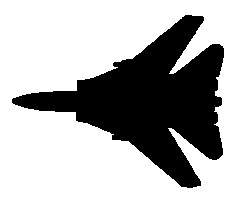
#> input picture Images/Chapter8/Input/f14.png, 242 x 203 px
$ python AngularFourierDescriptors.py
#> lines starting #> are read from the running program, lines starting #| are printed output that depends on the picture; after the words box and inside, x2 and y2 are one past the last pixel; in counts of white or black regions, pixels touching at a corner belong together
### Modules/ImageUtilities.py
'''
Feature Extraction and Image Processing
Mark S. Nixon & Alberto S. Aguado
http://www.southampton.ac.uk/~msn/book/
ImageUtilities: Helper module to support image read, create, show and write
                Uses PIL and numpy to work with arrays containing image data
'''

# Image load by using PIL
from PIL import Image

# Array to store image data
from numpy import array, zeros, amax, amin, clip

# Show an image
from matplotlib.pyplot import imshow
import matplotlib.pyplot as plt

# Read an image returning an array with 3 color components
# [18 lines left out: functions imageReadRGB, imageReadRGBF, not called in this run]

# Read an image returning an array with 1 component
def imageReadL(fileName):
    inputImage = Image.open(fileName)
#> inputImage is the input picture: PIL image 242x203 RGBA; mean R, G, B, A 176.4, 176.4, 176.4, 255
    width, height = inputImage.size

    inputArray = array(inputImage)
    outputArray = zeros((height, width), dtype='uint8')

    # Combine pixel values, for each row and column
    for y in range(0, height):
        for x in range(0, width):
            rgb = inputArray[y,x]
            outputArray[y,x] = (int(rgb[0]) + int(rgb[1]) + int(rgb[2])) / 3
#> outputArray: shape (203, 242); 69.2% white; 1 black region, box (x1, y1, x2, y2) and area: (12, 15, 224, 188) 15136

    return outputArray, width, height

# Save a image containing float as a gray level image
# [37 lines left out: functions imageSaveF, imageSaveL, imageSaveRGB, createImageRGB, not called in this run]

# Create a zero array with a color components
def createImageL(width, height):
    outputArray = zeros((height, width), dtype='uint8')

    return outputArray

# Create a zero array two float components
# [10 lines left out: functions createImageUV, createImage2I, not called in this run]

# Create a zero array with float components
def createImageF(width, height, numComponents = 1):
    if numComponents == 1:
        outputArray = zeros((height, width), dtype='float')
    else:
        outputArray = zeros((height, width, numComponents), dtype='float')

    return outputArray

# Create a multidimensional dimensional array
# [65 lines left out: functions createImageNF, createImageFromDataF, createScaleImageL, scaleImageL, createVectorFromDataF, not called in this run]

# Create a 1D array of floats
def createVectorF(width):
    outputArray = zeros(width, dtype='float')

    return outputArray

# Create a 1D array of integers
# [10 lines left out: functions createVectorI, showImageRGB, not called in this run]

# Show an array containing image data
def showImageL(image):
    # Create output and show
    outputImage = Image.fromarray(image, 'L')
    outputImage.show()

# Show an array containing image data
# [76 lines left out: functions showImageF, plotImageRGB, plotImageRGBF, plotImageL, plotImageF, not called in this run]

### Modules/ImageRegionsUtilities.py
'''
Feature Extraction and Image Processing
Mark S. Nixon & Alberto S. Aguado
http://www.southampton.ac.uk/~msn/book/
ImageRegionUtilities: Helper module to process regions and line segments
'''

# Images
from ImageUtilities import imageReadL, createImageF, createImageL, showImageL, plotImageL, createVectorF
from ImageOperatorsUtilities import applyCannyEdgeDetector
from ImagePropertiesUtilities import imageMaxMin

# Math and iteration
from math import pi, sqrt, sin, cos, atan, atan2, factorial, exp
from random import shuffle, sample
from timeit import itertools

# Array to store image data
from numpy import amax, amin
import numpy as np


# Combination function
def nCr(n, r):
    if n < 0 or r < 0 or n-r < 0: return 0
    return factorial(n) / (factorial(r) * factorial(n-r))

# Rising factorial function
# [21 lines left out: functions risingFactorial, computeReferencePoint, not called in this run]

# Return the longest segment from edges
def findLongestSegment(edges):
    height, width = len(edges), len(edges[0])
    # Find line segments
    segmentsList = []
    segmentsImage = createImageF(width, height)
    maxSegmentLenght = 0
    maxSegmentIndex = 0
    for x,y in itertools.product(range(0, width), range(0, height)):
        if edges[y,x] != 0 and segmentsImage[y,x] == 0:
            segment = [ ]
            segmentPoints = [(y,x)]
            segmentsImage[y,x] = 255
            while len(segmentPoints) > 0:
                yc = (segmentPoints[0])[0]
                xc = (segmentPoints[0])[1]
                segment.append((yc,xc))
                segmentPoints = segmentPoints[1:]

                for dx,dy in itertools.product(range(-1,2), range(-1,2)):
                    xn, yn = xc+dx, yc+dy
                    if dx!=0 or dy!=0 and xn > 0 and yn > 0 and xn < width and yn < height:
                        if edges[yn,xn] != 0 and segmentsImage[yn,xn] == 0:
                            segmentPoints.append((yn,xn))
                            segmentsImage[yn,xn] = 255

            segmentsList.append(segment)
            if len(segment) > maxSegmentLenght:
                maxSegmentLenght = len(segment)
                maxSegmentIndex = len(segmentsList) - 1

    mainSegment = []
    segment = segmentsList[maxSegmentIndex]
    curentElement = segment.pop(0)
    sy,sx = curentElement[0], curentElement[1]

    mainSegment.append(curentElement)

    numPoints = len(segment)
    while numPoints > 0:
        closestElement = [0, float("inf")]
        cy,cx = curentElement[0], curentElement[1]
        for p in range(0, numPoints):
            y,x = (segment[p])[0], (segment[p])[1]
            d = sqrt((cx-x) * (cx-x)  + (cy-y)  * (cy-y) )
            if d < closestElement[1] or (d == closestElement[1] and y > cy):
                closestElement = [p, d]

        # If we are closer to the first point, then end now
        dFirst = sqrt((cx-sx) * (cx-sx)  + (cy-sy)  * (cy-sy) )
        if (cx!=sx or cy!=sy) and 2*dFirst < closestElement[1]:
            break

        curentElement = segment.pop(closestElement[0])
        numPoints = len(segment)

        mainSegment.append(curentElement)
    numPoints = len(mainSegment)

    # Average to get more accurate direction
    averageSize = 1
    totalPixels = float(1 + 2*averageSize)
    mainSegmentAverage = [ ]
    for p in range(0, numPoints):
        y,x = 0, 0
        for w in range(-averageSize, averageSize+1):
            p1 = p + w
            if p1 < 0: p1 = p1 + numPoints
            if p1 >= numPoints: p1 = p1 - numPoints
            x += (mainSegment[p1])[1]
            y += (mainSegment[p1])[0]
        mainSegmentAverage.append((y/totalPixels, x/totalPixels))

    return mainSegmentAverage

# Return the longest segment from an image
def findLongestCentredSegmentinImage(imageName, gaussianKernelSize, sobelKernelSize, upperT, lowerT):
    # Read image into array and show
    inputImage, width, height = imageReadL(imageName)
#> width = 242; height = 203

    # Compute edges and find the segment in the image
    magnitude, _ = applyCannyEdgeDetector(inputImage, gaussianKernelSize, sobelKernelSize, upperT, lowerT)
    mainSegmentAverage = findLongestSegment(magnitude)

    # Compute centre
    numPoints = len(mainSegmentAverage)
    centre = [0,0]
    for p in range(0, numPoints):
        centre[0] += (mainSegmentAverage[p])[0]
        centre[1] += (mainSegmentAverage[p])[1]
    centre[0] /= numPoints
    centre[1] /= numPoints

    # Respect to the center and convert to an image array
    shape= createImageF(numPoints, 2)
    for p in range(0, numPoints):
        y,x = (mainSegmentAverage[p])[0], (mainSegmentAverage[p])[1]
        shape[0, p] = y-centre[0]
        shape[1, p] = x-centre[1]

    return centre, shape, width, height

# [42 lines left out: functions findLongesSegmentinImage, pixlesList, edgesList, not called in this run]


def computeAngularFunctions(shape):
    # Compute the accumulative arc lengths
    numPoints = len(shape[0])
    sumArcLenghts = []
    y0, x0 = shape[0, numPoints-1], shape[1, numPoints-1]
    shapeLenght = 0.0
    for p in range(0, numPoints):
        y,x = shape[0,p], shape[1,p]
        shapeLenght += sqrt((y-y0)*(y-y0) + (x-x0)*(x-x0))
        sumArcLenghts.append(shapeLenght)
        y0,x0 = y,x

    # Normalized lengths
    normArcLenghts = []
    for p in range(0, numPoints):
        normArcLenghts.append((2.0*pi*sumArcLenghts[p])/shapeLenght);

    # Compute angular function by an average window
    windowSize = [5,10]
    d = float(windowSize[1] -windowSize[0])
    angularFunc = [ ]
    for p in range(0, numPoints):
        x1,x2,y1,y2 = 0.0, 0.0, 0.0, 0.0
        # Average change
        for q in range(windowSize[0], windowSize[1]):
            pa,pb = p-q,p+q
            if pa<0:           pa += numPoints
            if pb>=numPoints:  pb -= numPoints

            ya,xa = shape[0,pa], shape[1,pa]
            yb,xb = shape[0,pb], shape[1,pb]

            x1,y1 = x1+xa, y1+ya
            x2,y2 = x2+xb, y2+yb
        dx, dy = (x2-x1)/d, (y2-y1)/d
        angle = atan2(dy, dx)
        angularFunc.append(angle)

    # Compute cumulative angular function
    cumulativeFunc = [ ]
    angle0 = angularFunc[numPoints-1]
    sumAngle = 0.0
    for p in range(0, numPoints):
        angle = angularFunc[p]
        diff = angle-angle0
        if diff < pi:
            diff += 2.0* pi
        if diff > pi:
            diff -= 2.0 * pi
        sumAngle += diff
        cumulativeFunc.append(sumAngle)
        angle0 = angle

    # Compute cumulative angular accumulated
    cumulativeNormFunc = [ ]
    for p in range(0, numPoints):
        cumulativeNormFunc.append(cumulativeFunc[p]+normArcLenghts[p])

    return sumArcLenghts, normArcLenghts, angularFunc, cumulativeFunc, cumulativeNormFunc

# [208 lines left out: functions weightedKrawtchoukPolynomials, geometricMoments, geometricInvariantMoments, watherShed, shapeMaxMin, not called in this run]

def showShapeinImage(shape, centre, width, height):
    segmentsImage = createImageL(width, height)
    numPoints = len(shape[0])
    for p in range(0, numPoints):
        y,x = int(centre[0]+shape[0,p]), int(centre[1]+shape[1,p])
        if x > 0 and y > 0 and x < width and y < height:
            segmentsImage[y,x] = 255
    showImageL(segmentsImage)

# [202 lines left out: functions plotShapeinImage, densityHistogram, colourFeature, meanShift, backProjection, backProjectionImage and 1 more, not called in this run]

### Modules/ImageOperatorsUtilities.py
'''
Feature Extraction and Image Processing
Mark S. Nixon & Alberto S. Aguado
http://www.southampton.ac.uk/~msn/book/
ImageOperatorsUtilities: Helper module to process an image
'''

# Images
from ImageUtilities import createImageF, createImageL, createVectorI
from ConvolutionUtilities import createGaussianKernel, createSobelKernel, applyKernelF, applyKernelMA

# Array to store image data
from numpy import amax

# Math
from math import log, pi, sin, cos

# Iteration
from timeit import itertools

# Create a log of an array containing float data
# [53 lines left out: functions imageLogF, computeHistogram, thresholdImage, not called in this run]


# Apply Canny operator to an image
def applyCannyEdgeDetector(inputImage, GaussianKernelSize, sobelKernelSize, upperT, lowerT, returnGradient = False):

#> called with GaussianKernelSize = 5, sobelKernelSize = 3, upperT = 0.3, lowerT = 0.05, returnGradient = False
    height = len(inputImage)
#> height = 203
    width = len(inputImage[0])
#> width = 242

    normalizeMagnitude = True
    windowDelta = 1

    # Apply Gaussian kernel
    gaussianKernel = createGaussianKernel(GaussianKernelSize)
    gaussianImage = applyKernelF(inputImage, gaussianKernel)

    # Apply Sobel kernel. We use normalized magnitude in this example
    sobelX, sobelY = createSobelKernel(sobelKernelSize)
    magnitude, angle, mX, mY = applyKernelMA(gaussianImage, sobelX, sobelY, normalizeMagnitude)

    # Weight magnitude by the variance. This is useful for corner extraction since suppress the internal corner
    weightedMagnitude = createImageF(width, height)
    for x,y in itertools.product(range(0, width), range(0, height)):
        sumKernel = 1.0/8.0
        for wx,wy in itertools.product(range(-1,2), range(-1, 2)):

            posY = y + wy
            posX = x + wx

            if posY > -1 and posY <  height and  posX > -1 and posX <  width:
                sumKernel += abs(float(inputImage[posY,posX]) -  float(inputImage[y,x]))

        sumKernel /= 8.0
        weightedMagnitude[y,x] = magnitude[y,x] *  sumKernel

    # To store maximum suppression image
    maxImage = createImageF(width, height)

    # Non-maximum suppression
    border = GaussianKernelSize
    for x,y in itertools.product(range(border, width - border),
                                 range(border, height - border)):

        # Only potential edges can be maximum
        if magnitude[y,x] > lowerT:

            # The normal angle is perpendicular to the edge angle
            normalAngle = angle[y,x] - pi / 2.0

            # Make sure the angle is between 0 and pi
            while normalAngle < 0:
                normalAngle += pi
            while normalAngle > pi:
                normalAngle -= pi

            # Angle defining the first point
            baseAngle = int( 4 * normalAngle / pi ) * (pi / 4.0)

            # Integer delta positions for interpolation
            # We use -y since the image origin is in top corner
            x1, y1 = int(round(cos(baseAngle))), -int(round(sin(baseAngle)))
            x2, y2 = int(round(cos(baseAngle + pi / 4.0))),                     \
                    -int(round(sin(baseAngle + pi / 4.0)))

            # How far we are from (x1,y1). Maximum difference is math.pi / 4.0, so we multiply by 2
            w = cos(2.0*(normalAngle - baseAngle))

            # Point to interpolate
            M1 = w * weightedMagnitude[y+y1,x+x1] + (1.0 - w) * weightedMagnitude[y+y2,x+x2]

            # Point to interpolate for pixels in the other side of the edge
            M2 = w * weightedMagnitude[y-y1,x-x1] + (1.0 - w) * weightedMagnitude[y-y2,x-x2]

            # Determine if it is a maximum. If so make sure it will be preserved
            if weightedMagnitude[y,x] > M1 and weightedMagnitude[y,x] > M2:
                maxImage[y,x] = magnitude[y,x]

    # To compute hysteresis thresholded images we require two thresholds
    edges = createImageF(width, height)
    potentialEdges = [ ]

    # Divide pixels as edges, no edges and we are not sure
    for x,y in itertools.product(range(1, width-1), range(1, height-1)):
        # These are edges
        if maxImage[y,x] > upperT:
            edges[y,x] = 255

        # These are pixels that we do not want as edges
        if maxImage[y,x] < lowerT:
            edges[y,x] = 0

        # These may be edges
        if maxImage[y,x] > lowerT and maxImage[y,x] <= upperT:
            edges[y,x] = 128

    # Resolve the potential edges
    for x,y in itertools.product(range(1, width-1), range(1, height-1)):
        # For each edge
        if edges[y,x] == 255:

            # Examine neighbour
            potentialEdges = [ ]
            for wx,wy in itertools.product(range(-windowDelta, windowDelta+1), range(-windowDelta, windowDelta+1)):
                # It becomes an edge
                if edges[y+wy,x+wx] == 128:
                    edges[y+wy,x+wx] = 255
                    potentialEdges.append((y+wy,x+wx))

            # Look into new edges
            while len(potentialEdges) > 0:
                # Take element from potential edges
                y = (potentialEdges[0])[0]
                x = (potentialEdges[0])[1]
                potentialEdges = potentialEdges[1:]

                # Examine neighbour
                for wx,wy in itertools.product(range(-windowDelta, windowDelta+1), range(-windowDelta, windowDelta+1)):
                    # It becomes an edge
                    if edges[y+wy,x+wx] == 128:
                        edges[y+wy,x+wx] = 255
                        potentialEdges.append((y+wy,x+wx))

    # Clean up remaining potential edges
    for x,y in itertools.product(range(1, width-1), range(1, height-1)):
        if edges[y,x] == 128:
            edges[y,x] = 0

    if returnGradient == False:
        return edges, angle

    return edges, angle , mX, mY

### Modules/ConvolutionUtilities.py
'''
Feature Extraction and Image Processing
Mark S. Nixon & Alberto S. Aguado
http://www.southampton.ac.uk/~msn/book/
ConvolutionUtilities: Helper module to apply convolutions. Functions to create kernels and perform convolutions
'''

# Images
from ImageUtilities import createImageF, createImageL
from ImagePropertiesUtilities import imageMaxMin

# Math and iteration
from math import exp, pow, factorial, sqrt, atan2
from timeit import itertools

# Generate a Gaussian kernel
def createGaussianKernel(kernelSize):

#> called with kernelSize = 5
    sigma = kernelSize / 3.0

    kernelImage = createImageF(kernelSize, kernelSize)
    centre = (kernelSize - 1) / 2
    for x,y in itertools.product(range(0, kernelSize), range(0, kernelSize)):
        kernelImage[y,x] =  exp( -0.5 * (pow((x - centre)/sigma, 2.0) + \
                                         pow((y - centre)/sigma, 2.0)) )

    return kernelImage

# Create a Sobel kernel k
def createSobelKernel(kenrelSize):

    sobelX = createImageF(kenrelSize, kenrelSize)
    sobelY = createImageF(kenrelSize, kenrelSize)

    # Create kernel
    for x,y in itertools.product(range(0, kenrelSize), range(0, kenrelSize)):

        # Smooth
        smoothX = factorial(kenrelSize - 1) / (factorial(kenrelSize - 1 - x) * factorial(x))
        smoothY = factorial(kenrelSize - 1) / (factorial(kenrelSize - 1 - y) * factorial(y))

        # Pascal
        if ( kenrelSize - 2 - x >= 0):
            p1X = factorial(kenrelSize - 2) / (factorial(kenrelSize - 2 - x) * factorial(x))
        else:
            p1X = 0

        if ( kenrelSize - 2 - y >= 0):
            p1Y = factorial(kenrelSize - 2) / (factorial(kenrelSize - 2 - y) * factorial(y))
        else:
            p1Y = 0

        # Pascal shift to the right
        xp = x - 1
        if ( kenrelSize - 2 - xp >= 0 and xp >= 0):
            p2X = factorial(kenrelSize - 2) / (factorial(kenrelSize - 2 - xp) * factorial(xp))
        else:
            p2X = 0

        yp = y - 1
        if ( kenrelSize - 2 - yp >= 0 and yp >= 0):
            p2Y = factorial(kenrelSize - 2) / (factorial(kenrelSize - 2 - yp) * factorial(yp))
        else:
            p2Y = 0

        # Sobel
        sobelX[y,x] = smoothX * (p1Y - p2Y)
        sobelY[y,x] = smoothY * (p1X - p2X)

    return sobelX, sobelY

# Create a Laplacian kernel
# [57 lines left out: functions createLaplacianKernel, applyKernel, not called in this run]

# Apply kernel returning a float image
def applyKernelF(inputImage, kernelImage):
    height = len(inputImage)
#> height = 203
    width = len(inputImage[0])
#> width = 242

    kernelHeight = len(kernelImage)
    kernelWidth = len(kernelImage[0])

    kernelCentreY = int((kernelHeight - 1) / 2)
    kernelCentreX = int((kernelWidth - 1) / 2)

    # Create images to store the result
    outputImage = createImageF(width, height)
#> outputImage: shape (203, 242) float64; every value is 0

    for x,y in itertools.product(range(0, width), range(0, height)):
        sumKernel = 0.0
        sumKernelWeights = 0.0
        for wx,wy in itertools.product(range(0, kernelWidth), range(0, kernelHeight)):
            posY = y + wy - kernelCentreY
            posX = x + wx - kernelCentreX

            if posY > -1 and posY <  height and  posX > -1 and posX <  width:
                sumKernel += float(inputImage[posY,posX]) * float(kernelImage[wy, wx])
                sumKernelWeights += float(kernelImage[wy, wx])

        # If we have to normalize
        if sumKernelWeights != 0.0:
            outputImage[y,x] = sumKernel / sumKernelWeights
        else:
            outputImage[y,x] = sumKernel
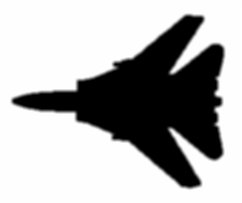
#> outputImage: shape (203, 242) float64; min 0, max 255, mean 176.4; drawn with min black and max white

    return outputImage

# Apply kernels to an image return magnitude and angle
def applyKernelMA(inputImage, kernelX, kernelY, normalizeMagnitude = False):
#> called with kernelX = array of shape (3, 3), kernelY = array of shape (3, 3), normalizeMagnitude = True
    height = len(inputImage)
#> height = 203
    width = len(inputImage[0])
#> width = 242

    kernelHeight = len(kernelX)
    kerelWidth = len(kernelX[0])

    kernelCentreY = int((kernelHeight - 1) / 2)
    kernelCentreX = int((kerelWidth - 1) / 2)

    # Create images to store the result
    magnitude = createImageF(width, height)
    direction = createImageF(width, height)
    imageX = createImageF(width, height)
    imageY = createImageF(width, height)

    # Convolution with two kernels
    for x,y in itertools.product(range(kernelCentreX, width - kernelCentreX),          \
                                 range(kernelCentreY, height - kernelCentreY)):
        sumKernel = [0.0, 0.0]
        sumKernelWeights = [0.0, 0.0]
        for wx,wy in itertools.product(range(0, kerelWidth), range(0, kernelHeight)):

            posY = y + wy - kernelCentreY
            posX = x + wx - kernelCentreX

            if posY > -1 and posY <  height and  posX > -1 and posX <  width:
                sumKernel[0] += float(inputImage[posY,posX]) * float(kernelX[wy, wx])
                sumKernelWeights[0] += float(kernelX[wy, wx])

                sumKernel[1] += float(inputImage[posY,posX]) * float(kernelY[wy, wx])
                sumKernelWeights[1] += float(kernelY[wy, wx])

        # If we have to normalize
        if sumKernelWeights[0] != 0.0:
            imageX[y,x] = sumKernel[0] / sumKernelWeights[0]
        else:
            imageX[y,x] = sumKernel[0]

        # If we have to normalize
        if sumKernelWeights[1] != 0.0:
            imageY[y,x] = sumKernel[1] / sumKernelWeights[1]
        else:
            imageY[y,x] = sumKernel[1]

        magnitude[y,x] = sqrt(imageX[y,x] * imageX[y,x] + imageY[y,x] * imageY[y,x])
        direction[y,x] = atan2(imageY[y,x], imageX[y,x])
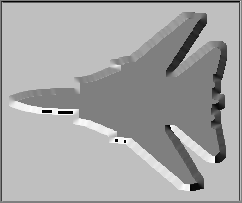
#> direction: shape (203, 242) float64; min -3.14, max 3.14, mean 0.936; drawn with min black and max white
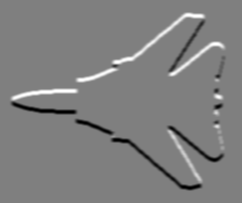
#> imageX: shape (203, 242) float64; min -513.7, max 513.7, mean 0; drawn with min black and max white
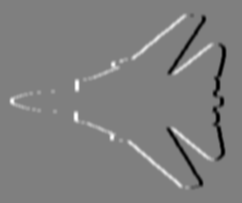
#> imageY: shape (203, 242) float64; min -513.7, max 513.7, mean 0; drawn with min black and max white

    if normalizeMagnitude == True:
        maximum, minimum = imageMaxMin(magnitude)

        for x,y in itertools.product(range(0, width), range(0, height)):
            magnitude[y,x] = (magnitude[y,x] - minimum) / float(maximum - minimum)

    return magnitude, direction, imageX, imageY

### Modules/ImagePropertiesUtilities.py
'''
Feature Extraction and Image Processing
Mark S. Nixon & Alberto S. Aguado
http://www.southampton.ac.uk/~msn/book/
ImagePropertiesUtilities: Helper module to obtain information from an image
'''

# Array to store image data
from numpy import amax, amin, unravel_index

# Mean form a float image
# [16 lines left out: function meanStddev, not called in this run]

# Return the maximum and minimum
def imageMaxMin(image):
    maximum = amax(image)
#> maximum = 556.5
#> (the rest of the program and of its run is left out)
